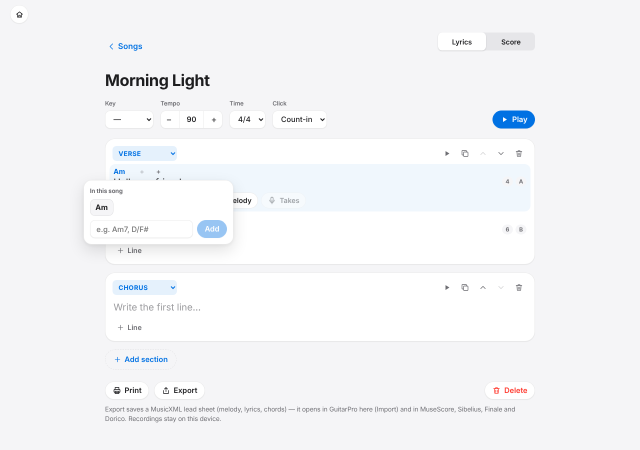
#> input picture picker-d.png, 1280 x 900 px (shown at 1/2 size)
$ python piano-teacher-screen-fix2.py ../picker-d.png out.png
#> lines starting #> are read from the running program, lines starting #| are printed output that depends on the picture; after the words box and inside, x2 and y2 are one past the last pixel; in counts of white or black regions, pixels touching at a corner belong together
# Repaint the piano-teacher picture's screen: correct grand staff (C Am F G,
# Bravura glyphs) and C / Am keyboard diagrams. Usage: <src> [out]
import numpy as np
from PIL import Image, ImageDraw, ImageFilter, ImageFont
import sys
SRC=sys.argv[1]  # the user's original picture (2026-10-26)
BRAV='/home/claude/thedude/node_modules/@coderline/alphatab/dist/font/Bravura.otf'
SANS='/usr/share/fonts/truetype/dejavu/DejaVuSans.ttf'
img=Image.open(SRC).convert('RGB')
#> img is the input picture: PIL image 1280x900 RGB; mean R, G, B 244.5, 245.3, 247.5
A=np.asarray(img).astype(float)
lum=A.mean(2)
m=((lum<75)&(A[:,:,2]>A[:,:,0]+30)).astype(float)
#> m: shape (900, 1280) float64; every value is 0
from scipy.ndimage import gaussian_filter
def blur(a,r): return gaussian_filter(a.astype(float),r)
den=blur(m,18)+1e-6
#> den: shape (900, 1280) float64; every value is 1e-06
BG=np.stack([blur(A[:,:,c]*m,18)/den for c in range(3)],2).clip(0,255)
#> BG: shape (900, 1280, 3) float64; every value is 0
INK=(215,236,250); S=4

def coeffs(dst,src):
    a,b=[],[]
    for (x,y),(u,v) in zip(dst,src):
        a.append([x,y,1,0,0,0,-u*x,-u*y]);b.append(u)
        a.append([0,0,0,x,y,1,-v*x,-v*y]);b.append(v)
    return np.linalg.solve(np.array(a,float),np.array(b,float)).tolist()
def glow(layer,r,k,col=(80,190,255)):
    a=layer.split()[3].filter(ImageFilter.GaussianBlur(r))
    g=Image.new('RGBA',layer.size,col+(0,)); g.putalpha(a.point(lambda v:int(v*k)))
    o=Image.new('RGBA',layer.size,(0,0,0,0)); o.alpha_composite(g); o.alpha_composite(layer); return o
def paste(layer,quad,clear=True,feather=1.0):
    """layer: RGBA drawing in a W x H canvas mapped onto quad (TL,TR,BR,BL). clear = repaint the quad with background first."""
    global img
    W,H=layer.size
    c=coeffs(quad,[(0,0),(W,0),(W,H),(0,H)])
    warped=layer.transform(img.size,Image.PERSPECTIVE,c,Image.BICUBIC)
    base=np.asarray(img).astype(float)
    if clear:
        mk=Image.new('L',img.size,0); ImageDraw.Draw(mk).polygon(quad,fill=255)
        mk=np.asarray(mk.filter(ImageFilter.GaussianBlur(feather))).astype(float)[:,:,None]/255
        base=base*(1-mk)+BG*mk
    w=np.asarray(warped).astype(float); a=w[:,:,3:]/255
    base=base*(1-a)+w[:,:,:3]*a
    img=Image.fromarray(base.clip(0,255).astype(np.uint8))

# ---------------- grand staff (canvas in source-pixel units x S)
W,H=445,158
lay=Image.new('RGBA',(W*S,H*S),(0,0,0,0)); d=ImageDraw.Draw(lay)
#> after `lay = Image.new('RGBA', (W * S, H * S), (0, 0, 0, 0))`: lay: PIL image 1780x632 RGBA; every value is 0
sp=7.5*S; tt=40*S; bt=tt+9.6*sp; x0=15*S; x1=(W-6)*S; lw=int(0.9*S)
for top in (tt,bt):
    for k in range(5): d.line((x0,top+k*sp,x1,top+k*sp),fill=INK,width=lw)
f=ImageFont.truetype(BRAV,int(4*sp))
d.line((x0,tt,x0,bt+4*sp),fill=INK,width=lw)
hgt=bt+4*sp-tt
d.text((x0-0.4*S,bt+4*sp),'',font=ImageFont.truetype(BRAV,int(hgt)),fill=INK,anchor='rs') if False else d.text((x0-1*S,bt+4*sp),'\ue000',font=ImageFont.truetype(BRAV,int(hgt)),fill=INK,anchor='rs')
d.text((x0+0.7*sp,tt+3*sp),'',font=f,fill=INK,anchor='ls')
d.text((x0+0.7*sp,bt+1*sp),'',font=f,fill=INK,anchor='ls')
for top in (tt,bt):
    d.text((x0+4.3*sp,top+1*sp),'',font=f,fill=INK,anchor='ls')
    d.text((x0+4.3*sp,top+3*sp),'',font=f,fill=INK,anchor='ls')
bx0=x0+7.0*sp; bw=(x1-bx0)/4
for b in range(1,5):
    xb=bx0+b*bw; d.line((xb,tt,xb,bt+4*sp),fill=INK,width=lw)
xe=x1; d.line((xe-0.5*sp,tt,xe-0.5*sp,bt+4*sp),fill=INK,width=lw); d.line((xe,tt,xe,bt+4*sp),fill=INK,width=int(lw*2.6))
# whole notes. treble steps from E4 (bottom line), bass steps from G2 (bottom line)
tre=[(-2,0,2),(-2,0,3),(-2,1,3),(-3,-1,2)]   # C4 E4 G4 | C4 E4 A4 | C4 F4 A4 | B3 D4 G4
bas=[3,1,-1,0]                               # C3 | A2 | F2 | G2
names=['C','Am','F','G']
wn=''; nw=d.textbbox((0,0),wn,font=f)[2]-d.textbbox((0,0),wn,font=f)[0]
#> after `nw = d.textbbox((0, 0), wn, font=f)[2] - d.textbbox((0, 0), wn, font=f`: nw = 72
lf=ImageFont.truetype(SANS,int(17*S))
for b in range(4):
    cx=bx0+b*bw+bw*0.30
    for st in tre[b]:
        y=tt+4*sp-st*sp/2
        d.text((cx,y),wn,font=f,fill=INK,anchor='ls')
    for st in range(-2,min(tre[b])-1,-2):        # ledger lines below the treble staff
        y=tt+4*sp-st*sp/2; d.line((cx-0.35*nw,y,cx+1.35*nw,y),fill=INK,width=lw)
    st=bas[b]; y=bt+4*sp-st*sp/2
    d.text((cx,y),wn,font=f,fill=INK,anchor='ls')
    d.text((cx+nw/2,tt-2.6*sp),names[b],font=lf,fill=(235,245,255),anchor='ms')
staff=glow(lay,2*S,0.5).resize((W,H),Image.LANCZOS)
#> in glow, `a=layer.split()[3].filter(ImageFilter.GaussianBlur(r))`:
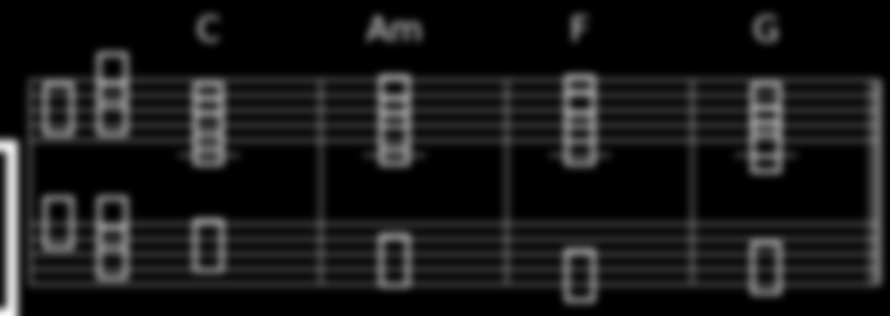
#> a: PIL image 1780x632 L (shown at 1/2 size); min 0, max 251, mean 24.3
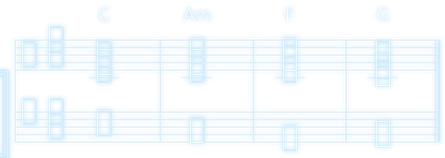
#> staff: PIL image 445x158 RGBA; mean R, G, B, A 61.8, 106.9, 136.9, 32.5; transparent parts drawn white
paste(staff,[(745,203),(1192,189),(1192,361),(745,363)])
#> in paste, `mk = Image.new('L', img.size, 0)`: mk: PIL image 1280x900 L; every value is 0
#> in paste, `ImageDraw.Draw(mk).polygon(quad, fill=255)`:
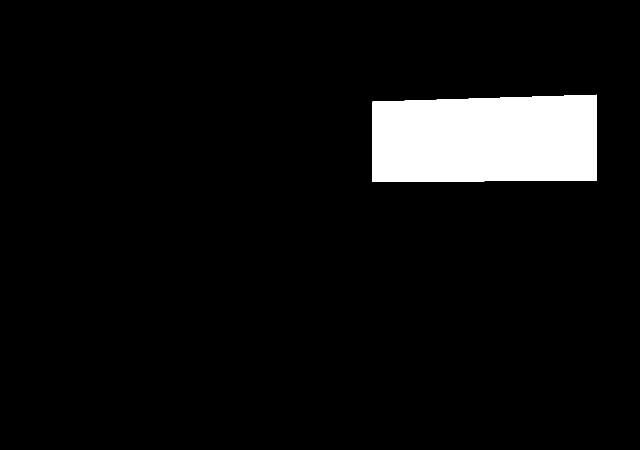
#> mk: PIL image 1280x900 L (shown at 1/2 size); 6.5% white; 1 white region, box (x1, y1, x2, y2) and area: (745, 189, 1193, 364) 74376

# ---------------- keyboards
def kbd(nw_,lit,blacks,w,h,col=(60,200,250)):
    lay=Image.new('RGBA',(w*S,h*S),(0,0,0,0)); d=ImageDraw.Draw(lay)
    kw=w*S/nw_; top=0; bot=h*S
    for k in range(nw_):
        x=k*kw; d.rectangle((x+0.6*S,top,x+kw-0.6*S,bot),fill=col if k in lit else (200,220,234))
    gl=Image.new('RGBA',lay.size,(0,0,0,0)); gd=ImageDraw.Draw(gl)
    for k in lit: gd.rectangle((k*kw,top,(k+1)*kw,bot),fill=col+(255,))
    gl=gl.filter(ImageFilter.GaussianBlur(2.5*S)); gl.putalpha(gl.split()[3].point(lambda v:int(v*0.6)))
    out=Image.new('RGBA',lay.size,(0,0,0,0)); out.alpha_composite(gl); out.alpha_composite(lay)
    d=ImageDraw.Draw(out)
    for k in blacks:
        cx=(k+1)*kw; bwd=kw*0.6
        d.rectangle((cx-bwd/2,top,cx+bwd/2,bot*0.62),fill=(16,30,42))
    return out.resize((w,h),Image.LANCZOS),kw/S
# small: F G A B C D E F G (9 whites), blacks after F G A, C D, F
SB=[0,1,2,4,5,7]
k1,_=kbd(9,[4,6,8],SB,80,44); paste(k1,[(523,233),(603,231),(603,275),(523,276)])     # C = C E G
#> in kbd, `lay = Image.new('RGBA', (w * S, h * S), (0, 0, 0, 0))`: lay: PIL image 320x176 RGBA; every value is 0
#> in paste (call 2), `ImageDraw.Draw(mk).polygon(quad, fill=255)`: mk: PIL image 1280x900 L; 0.31% white; 1 white region, box (x1, y1, x2, y2) and area: (523, 231, 604, 277) 3526
k2,_=kbd(9,[2,4,6],SB,86,47); paste(k2,[(626,228),(712,226),(712,273),(626,274)])     # Am = A C E
#> call 2 of kbd, with nw_ = 9, w = 86, h = 47, col = (60, 200, 250)
#> in kbd (call 2), `lay = Image.new('RGBA', (w * S, h * S), (0, 0, 0, 0))`: lay: PIL image 344x188 RGBA; every value is 0
#> in kbd (call 2), `gl = gl.filter(ImageFilter.GaussianBlur(2.5 * S))`:
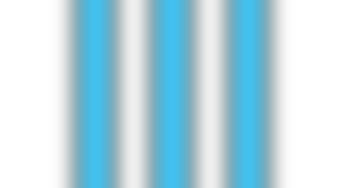
#> gl: PIL image 344x188 RGBA; mean R, G, B, A 20.6, 68.6, 85.8, 87.4; transparent parts drawn white
#> in kbd (call 2), `gl.putalpha(gl.split()[3].point(lambda v: int(v * 0.6)))`:
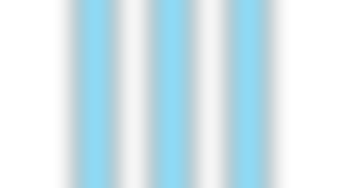
#> gl: PIL image 344x188 RGBA; mean R, G, B, A 20.6, 68.6, 85.8, 52.2; transparent parts drawn white
#> in kbd (call 2), `out.alpha_composite(lay)`:
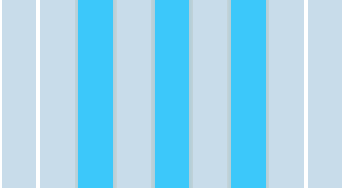
#> out: PIL image 344x188 RGBA; mean R, G, B, A 139.9, 198.8, 224, 234.8; transparent parts drawn white
#> after `k2, _ = kbd(9, [2, 4, 6], SB, 86, 47)`:
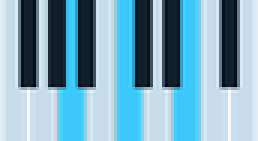
#> k2: PIL image 86x47 RGBA (shown 3 times larger); mean R, G, B, A 115.5, 164.2, 186.2, 242.4; transparent parts drawn white
# big: 14 whites F..E, C E G = 4,6,8
BB=[0,1,2,4,5,7,8,9,11,12]
k3,kw=kbd(14,[4,6,8],BB,194,60); paste(k3,[(521,307),(715,303),(715,365),(521,367)])
#> after `k3, kw = kbd(14, [4, 6, 8], BB, 194, 60)`: kw = 13.86
# labels under the big keyboard
L=Image.new('RGBA',(194*S,16*S),(0,0,0,0)); d=ImageDraw.Draw(L)
lf=ImageFont.truetype(SANS,int(12*S))
for k,n in ((4,'C'),(6,'E'),(8,'G')): d.text(((k+0.5)*kw*S,13*S),n,font=lf,fill=(235,245,255),anchor='ms')
paste(L.resize((194,16),Image.LANCZOS),[(521,371),(715,369),(715,387),(521,389)])
img.save(sys.argv[2] if len(sys.argv) > 2 else 'piano-teacher.png')

$ run again, on cls-390.png
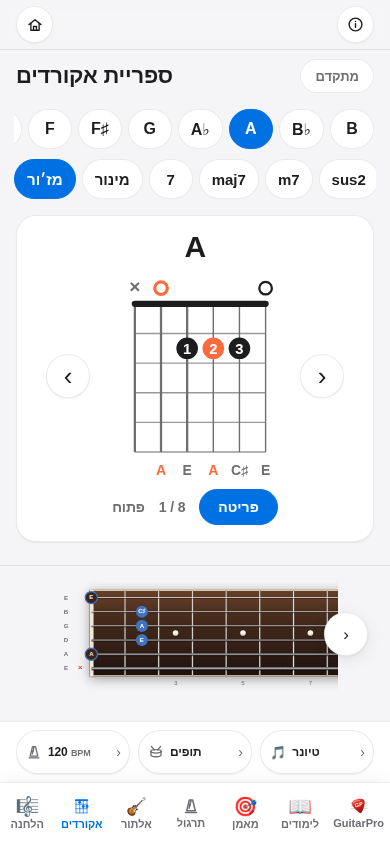
#> input picture cls-390.png, 390 x 844 px
#> img is the input picture: PIL image 390x844 RGB; mean R, G, B 230.2, 230.6, 232.7
#> m: shape (844, 390) float64; values 0 (black) and 1 (white), 0% white in thin lines or dots, all inside (x1, y1, x2, y2) = (95, 621, 140, 660)
#> `BG=np.stack([blur(A[:,:,c]*m,18)/den for c in range(3)],2).clip(0,255)`:
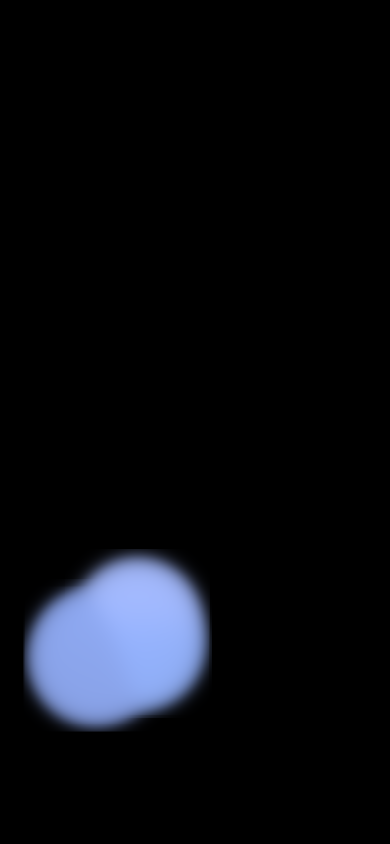
#> BG: shape (844, 390, 3) float64; mean R, G, B 3.7, 4.3, 6.1; drawn with min black and max white
#> nw = 72
#> warped: PIL image 390x844 RGBA; every value is 0
#> w: shape (844, 390, 4) float64; every value is 0
#> gl: PIL image 344x188 RGBA
#> out: PIL image 344x188 RGBA
#> gl: PIL image 776x240 RGBA
#> out: PIL image 776x240 RGBA
#> `k3, kw = kbd(14, [4, 6, 8], BB, 194, 60)`:
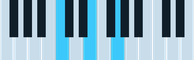
#> k3: PIL image 194x60 RGBA; mean R, G, B, A 126.6, 164.1, 183, 245.9; transparent parts drawn white
#> kw = 13.86

$ run again, on cls2-1280.png
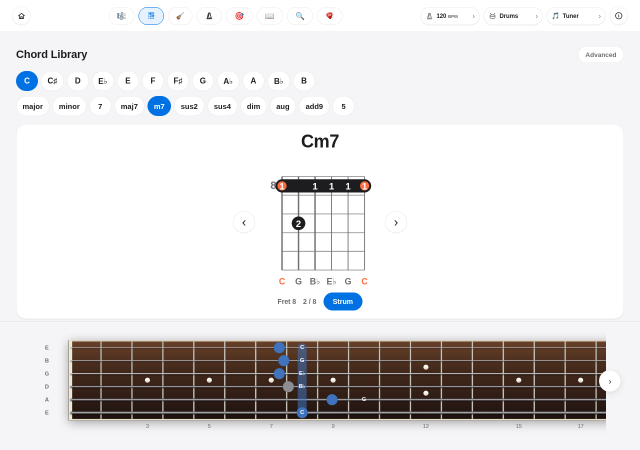
#> input picture cls2-1280.png, 1280 x 900 px (shown at 1/2 size)
#> img is the input picture: PIL image 1280x900 RGB; mean R, G, B 221.1, 218.8, 218.6
#> `m=((lum<75)&(A[:,:,2]>A[:,:,0]+30)).astype(float)`:
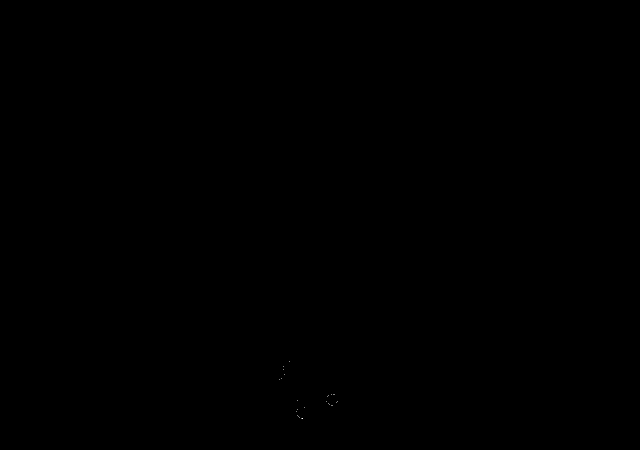
#> m: shape (900, 1280) float64 (shown at 1/2 size); values 0 (black) and 1 (white), 0% white in thin lines or dots, all inside (x1, y1, x2, y2) = (558, 723, 675, 837)
#> nw = 72
#> in paste, `base=base*(1-a)+w[:,:,:3]*a`:
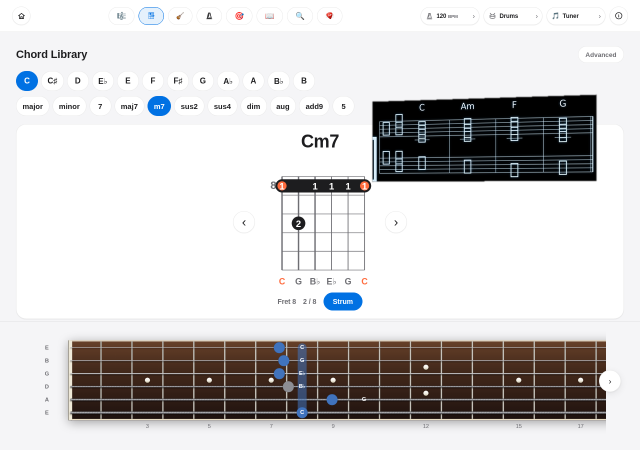
#> base: shape (900, 1280, 3) float64 (shown at 1/2 size); mean R, G, B 206.5, 204.4, 204.4
#> gl: PIL image 344x188 RGBA
#> out: PIL image 344x188 RGBA
#> kw = 13.86

$ run again, on cls2-390.png
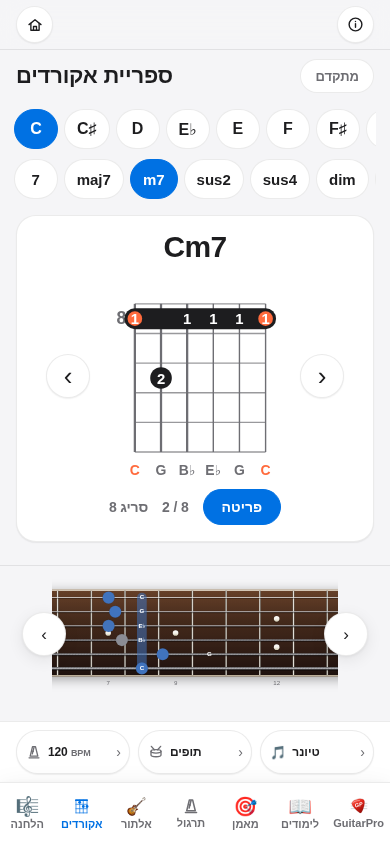
#> input picture cls2-390.png, 390 x 844 px
#> img is the input picture: PIL image 390x844 RGB; mean R, G, B 227.9, 228.2, 230.2
#> m: shape (844, 390) float64; values 0 (black) and 1 (white), 0.01% white in thin lines or dots, all inside (x1, y1, x2, y2) = (136, 627, 169, 675)
#> nw = 72
#> warped: PIL image 390x844 RGBA; every value is 0
#> w: shape (844, 390, 4) float64; every value is 0
#> gl: PIL image 344x188 RGBA
#> out: PIL image 344x188 RGBA
#> gl: PIL image 776x240 RGBA
#> out: PIL image 776x240 RGBA
#> `k3, kw = kbd(14, [4, 6, 8], BB, 194, 60)`:
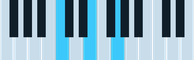
#> k3: PIL image 194x60 RGBA; mean R, G, B, A 126.6, 164.1, 183, 245.9; transparent parts drawn white
#> kw = 13.86
